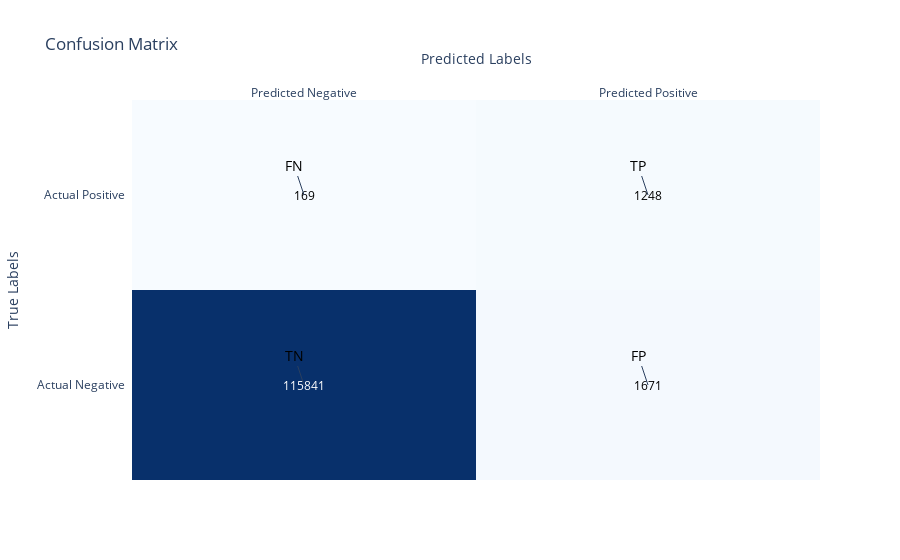

Write notebook code for a chart like this one.
### Code cell
import joblib
import plotly.figure_factory as ff


# Load the saved model
loaded_model = joblib.load('best_decision_tree_model.pkl')

X_val = normalized_df_val.drop('fraud', axis=1)  # Adjust 'target_column_name' to your target column name
y_val = normalized_df_val['fraud']  # Adjust 'target_column_name' to your target column name

# Make predictions on the validation dataset
y_pred = loaded_model.predict(X_val)

# Evaluate the model performance on the validation dataset
accuracy = accuracy_score(y_val, y_pred)
print("Validation Accuracy:", accuracy)

# Classification report
print("Classification Report:")
print(classification_report(y_val, y_pred))

# Confusion matrix
conf_matrix = confusion_matrix(y_val, y_pred)
print("Confusion Matrix:")
print(conf_matrix)

# Plot Confusion Matrix
conf_matrix = confusion_matrix(y_val, y_pred)
# Define the labels for the confusion matrix cells
labels = [['TN', 'FP'], ['FN', 'TP']]

# Define the text for the confusion matrix cells
text = [[str(conf_matrix[0, 0]), str(conf_matrix[0, 1])],
        [str(conf_matrix[1, 0]), str(conf_matrix[1, 1])]]

# Create a heatmap figure using Plotly
fig = ff.create_annotated_heatmap(z=conf_matrix, x=['Predicted Negative', 'Predicted Positive'],
                                  y=['Actual Negative', 'Actual Positive'], annotation_text=text, colorscale='Blues')

# Update the layout of the figure
fig.update_layout(title='Confusion Matrix', xaxis_title='Predicted Labels', yaxis_title='True Labels')

# Add cell labels to the heatmap
for i in range(len(labels)):
    for j in range(len(labels[0])):
        fig.add_annotation(text=labels[i][j], x=['Predicted Negative', 'Predicted Positive'][j], y=['Actual Negative', 'Actual Positive'][i],
                           font=dict(color='black', size=14))

# Show the plot
fig.show()

### Figure 1 — Plotly figure (JSON) as saved in the notebook; plotly's stock layout.template omitted (floating-point values rounded to 4 significant figures)
{"data": [{"colorscale": [[0, "rgb(247,251,255)"], [0.125, "rgb(222,235,247)"], [0.25, "rgb(198,219,239)"], [0.375, "rgb(158,202,225)"], [0.5, "rgb(107,174,214)"], [0.625, "rgb(66,146,198)"], [0.75, "rgb(33,113,181)"], [0.875, "rgb(8,81,156)"], [1, "rgb(8,48,107)"]], "reversescale": false, "showscale": false, "type": "heatmap", "x": ["Predicted Negative", "Predicted Positive"], "y": ["Actual Negative", "Actual Positive"], "z": [[115841, 1671], [169, 1248]]}], "layout": {"annotations": [{"font": {"color": "#FFFFFF"}, "showarrow": false, "text": "115841", "x": "Predicted Negative", "xref": "x", "y": "Actual Negative", "yref": "y"}, {"font": {"color": "#000000"}, "showarrow": false, "text": "1671", "x": "Predicted Positive", "xref": "x", "y": "Actual Negative", "yref": "y"}, {"font": {"color": "#000000"}, "showarrow": false, "text": "169", "x": "Predicted Negative", "xref": "x", "y": "Actual Positive", "yref": "y"}, {"font": {"color": "#000000"}, "showarrow": false, "text": "1248", "x": "Predicted Positive", "xref": "x", "y": "Actual Positive", "yref": "y"}, {"font": {"color": "black", "size": 14}, "text": "TN", "x": "Predicted Negative", "y": "Actual Negative"}, {"font": {"color": "black", "size": 14}, "text": "FP", "x": "Predicted Positive", "y": "Actual Negative"}, {"font": {"color": "black", "size": 14}, "text": "FN", "x": "Predicted Negative", "y": "Actual Positive"}, {"font": {"color": "black", "size": 14}, "text": "TP", "x": "Predicted Positive", "y": "Actual Positive"}], "title": {"text": "Confusion Matrix"}, "xaxis": {"dtick": 1, "gridcolor": "rgb(0, 0, 0)", "side": "top", "ticks": "", "title": {"text": "Predicted Labels"}}, "yaxis": {"dtick": 1, "ticks": "", "ticksuffix": "  ", "title": {"text": "True Labels"}}}}
